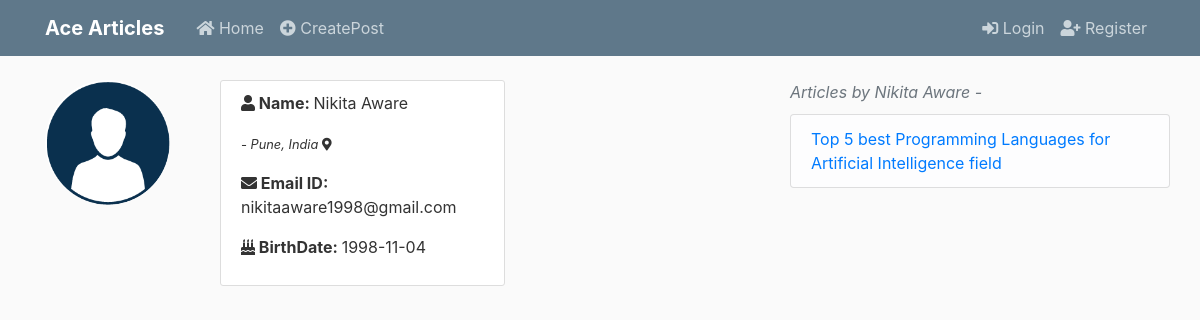
The page /account/2 on the database its author committed.
### acearticle.py (models this page shows, shortened)
class User(db.Model):
	id = db.Column(db.Integer, primary_key=True)
	username = db.Column(db.String(25), nullable = False)
	email = db.Column(db.String(), unique = True, nullable = False)
	password = db.Column(db.String(60), nullable = False)
	birthdate = db.Column(db.DateTime, nullable = False)
	city = db.Column(db.String(25), nullable = False)
	country = db.Column(db.String(25), nullable = False)
	image_file = db.Column(db.String(20), nullable=False, default='default.jpg')
	articles = db.relationship('Articles', backref='author', lazy=True)

class Articles(db.Model):
	id = db.Column(db.Integer, primary_key = True)
	title = db.Column(db.String(100), nullable = False)
	date_posted = db.Column(db.DateTime, nullable = False, default = datetime.utcnow)
	content = db.Column(db.Text, nullable = False)
	popularity = db.Column(db.Integer, default = 0)
	user_id = db.Column(db.Integer, db.ForeignKey('user.id'), nullable = False)

### acearticle.py (the view)
@app.route("/account/<int:user_id>")
def account(user_id):
	form = UpdateAccount()
	user = User.query.get_or_404(user_id)
	print(user.image_file)
	articles = user.articles
	if request.method == 'GET':
		form.username.data = user.username
		form.email.data = user.email
		form.city.data = user.city
		form.country.data = user.country
	image_file = url_for('static', filename='profile_pics/' + user.image_file)
	return render_template('account.html', title='account page', user = user, articles = articles, form = form, image_file = image_file)

### templates/account.html (shortened to what this page needs)
{% extends 'layout.html' %}
{% block container %}
<div class='row'>
    <div class="col-sm-2 col-md-2">
        <img src="{{image_file}}"
        alt="" class="img-rounded img-responsive account-img" style="border-radius: 50%" />
    </div>
    <div class="col-sm-3 col-md-3 content-section">
        <blockquote>
            <p><b><i class="fas fa-user"></i> Name: </b>{{user.username}}</p> <small><cite>- {{user.city}}, {{user.country}}  <i class="fas fa-map-marker-alt"></i></cite></small>
        </blockquote>
        <p><b><i class="fas fa-envelope"></i> Email ID: </b>{{user.email}}</p>
        <p><b><i class="fas fa-birthday-cake"></i> BirthDate: </b>{{user.birthdate.date()}}</p>
    </div>
    <div class="col-md-3"></div>
    <div class="col-md-4">
    	<div class='text-muted row'>
    	  <i>Articles by {{user.username}} -</i>
    	</div>
    	<div class="row" style="height: 100px;overflow-y: auto;overflow-x: hidden;">
	      <ul class="list-group" style="margin-top: 10px">
	      	{% if articles %}
		      	{% for article in articles %}
		        	<li class="list-group-item list-group-item-light"><a href="{{url_for('read_post', post_id = article.id)}}">{{article.title}}</a></li>
		        {% endfor %}
	        {% else %}
	        	<li class="list-group-item list-group-item-light">Sorry! No Articles by {{user.username}} <i class="fas fa-frown"></i></li>
	        {% endif %}
	      </ul>
		</div>
	</div>
</div>
{% endblock %}

### static/main.css (style rules this page uses)
body { background: #fafafa; color: #333333; margin-top: 5rem; }
.content-section { background: #ffffff; padding: 10px 20px; border: 1px solid #dddddd; border-radius: 3px; margin-bottom: 20px; }
.account-img { height: 125px; width: 125px; margin-right: 20px; margin-bottom: 16px; }

### rows shown on the page
User: username "Nikita Aware", city "Pune", country "India", email "nikitaaware1998@gmail.com", birthdate "1998-11-04"
Articles: title "Top 5 best Programming Languages for Artificial Intelligence field"
